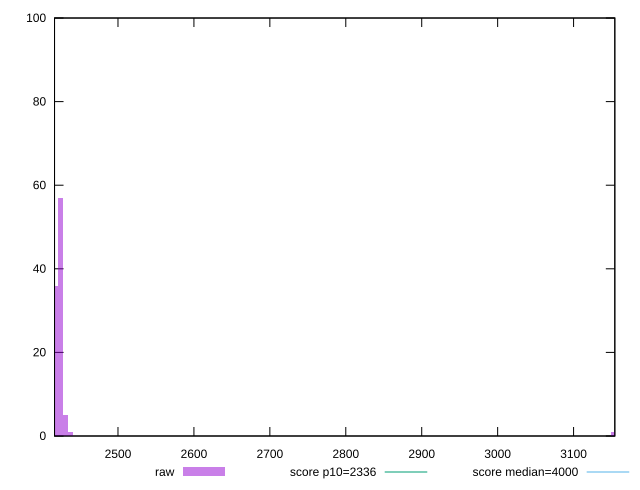

gnuplot code for this plot:
reset

$raw <<EOF
3152.5005745193043 1
2417.358633822576 36
2423.981534189213 57
2430.6044345558503 5
2437.2273349224874 1
EOF

set key outside below
set boxwidth 6.622900366637194
set xrange [2416.433:3154.3100000000004]
set yrange [0:100]
set trange [0:100]
set style fill transparent solid 0.5 noborder

set parametric
set terminal svg size 640, 490 enhanced background rgb 'white'
set output "reports/report_00033_2021-03-01T14-23-16.841Z/first-contentful-paint/samples/astro-inner-cached/raw/histogram.svg"

plot $raw title "raw" with boxes, \
     2336,t title "score p10=2336", \
     4000,t title "score median=4000"

reset
